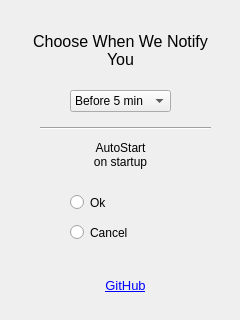
<?xml version="1.0" encoding="UTF-8"?>
<ui version="4.0">
 <class>Form</class>
 <widget class="QWidget" name="Form">
  <property name="geometry">
   <rect>
    <x>0</x>
    <y>0</y>
    <width>240</width>
    <height>320</height>
   </rect>
  </property>
  <property name="maximumSize">
   <size>
    <width>240</width>
    <height>320</height>
   </size>
  </property>
  <property name="windowTitle">
   <string>Settings</string>
  </property>
  <widget class="QComboBox" name="combo_list">
   <property name="geometry">
    <rect>
     <x>70</x>
     <y>90</y>
     <width>101</width>
     <height>22</height>
    </rect>
   </property>
   <item>
    <property name="text">
     <string>Before 5 min</string>
    </property>
   </item>
   <item>
    <property name="text">
     <string>Before 10 min</string>
    </property>
   </item>
   <item>
    <property name="text">
     <string>Before 30 min</string>
    </property>
   </item>
   <item>
    <property name="text">
     <string>Custom time</string>
    </property>
   </item>
   <item>
    <property name="text">
     <string>Do Not Notify</string>
    </property>
   </item>
  </widget>
  <widget class="QLabel" name="settings_lbl">
   <property name="geometry">
    <rect>
     <x>30</x>
     <y>10</y>
     <width>181</width>
     <height>81</height>
    </rect>
   </property>
   <property name="font">
    <font>
     <pointsize>12</pointsize>
    </font>
   </property>
   <property name="text">
    <string>Choose When We Notify You</string>
   </property>
   <property name="alignment">
    <set>Qt::AlignCenter</set>
   </property>
   <property name="wordWrap">
    <bool>true</bool>
   </property>
  </widget>
  <widget class="QLabel" name="github">
   <property name="geometry">
    <rect>
     <x>70</x>
     <y>270</y>
     <width>111</width>
     <height>31</height>
    </rect>
   </property>
   <property name="font">
    <font>
     <pointsize>10</pointsize>
     <italic>false</italic>
     <underline>true</underline>
     <kerning>false</kerning>
    </font>
   </property>
   <property name="cursor">
    <cursorShape>PointingHandCursor</cursorShape>
   </property>
   <property name="styleSheet">
    <string notr="true">color : blue;</string>
   </property>
   <property name="text">
    <string>GitHub</string>
   </property>
   <property name="alignment">
    <set>Qt::AlignCenter</set>
   </property>
  </widget>
  <widget class="QLabel" name="label">
   <property name="geometry">
    <rect>
     <x>70</x>
     <y>130</y>
     <width>101</width>
     <height>51</height>
    </rect>
   </property>
   <property name="text">
    <string>&lt;html&gt;&lt;head/&gt;&lt;body&gt;&lt;p align=&quot;center&quot;&gt;AutoStart &lt;br&gt;on startup&lt;/p&gt;&lt;/body&gt;&lt;/html&gt;</string>
   </property>
   <property name="scaledContents">
    <bool>true</bool>
   </property>
  </widget>
  <widget class="QRadioButton" name="okRadio">
   <property name="geometry">
    <rect>
     <x>70</x>
     <y>190</y>
     <width>124</width>
     <height>25</height>
    </rect>
   </property>
   <property name="text">
    <string>Ok</string>
   </property>
  </widget>
  <widget class="QRadioButton" name="cancelRadio">
   <property name="geometry">
    <rect>
     <x>70</x>
     <y>220</y>
     <width>124</width>
     <height>25</height>
    </rect>
   </property>
   <property name="text">
    <string>Cancel</string>
   </property>
  </widget>
  <widget class="Line" name="line">
   <property name="geometry">
    <rect>
     <x>40</x>
     <y>120</y>
     <width>171</width>
     <height>16</height>
    </rect>
   </property>
   <property name="orientation">
    <enum>Qt::Horizontal</enum>
   </property>
  </widget>
 </widget>
 <resources/>
 <connections/>
</ui>
